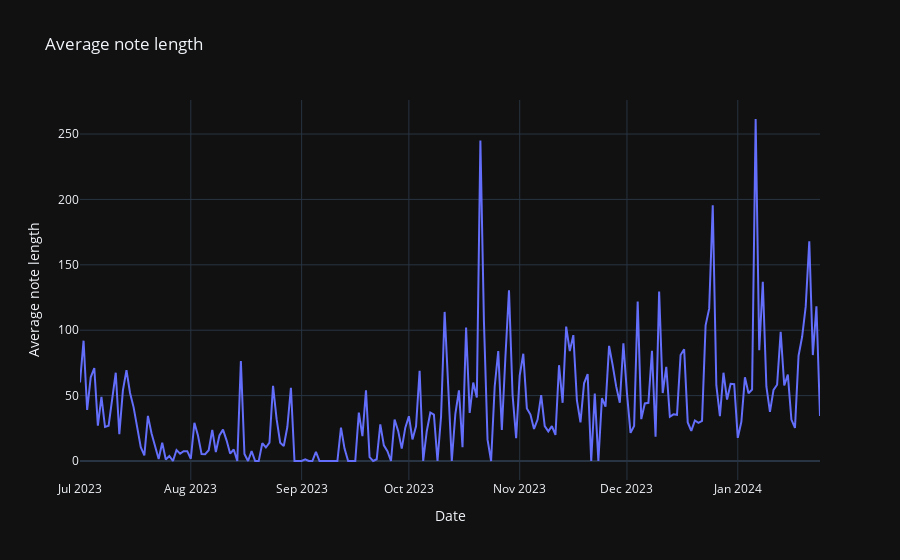

The notebook cell this image was saved under:
### Markdown cell above
## Other features

### Code cell
df.note_length_plot(400)

### Figure 1 — Plotly figure (JSON) as saved in the notebook; plotly's stock layout.template omitted (floating-point values rounded to 4 significant figures; data arrays with more than 128 entries replaced by an {"elided": "..."} marker saying what was removed)
{"data": [{"hovertemplate": "Date=%{x}<br>Average note length=%{y}<extra></extra>", "legendgroup": "", "line": {"color": "#636efa", "dash": "solid"}, "marker": {"symbol": "circle"}, "mode": "lines", "name": "", "orientation": "v", "showlegend": false, "type": "scatter", "x": {"elided": "208 str values"}, "xaxis": "x", "y": {"elided": "208 float values"}, "yaxis": "y"}], "layout": {"legend": {"tracegroupgap": 0}, "title": {"text": "Average note length"}, "xaxis": {"anchor": "y", "domain": [0, 1], "title": {"text": "Date"}}, "yaxis": {"anchor": "x", "domain": [0, 1], "title": {"text": "Average note length"}}}}
